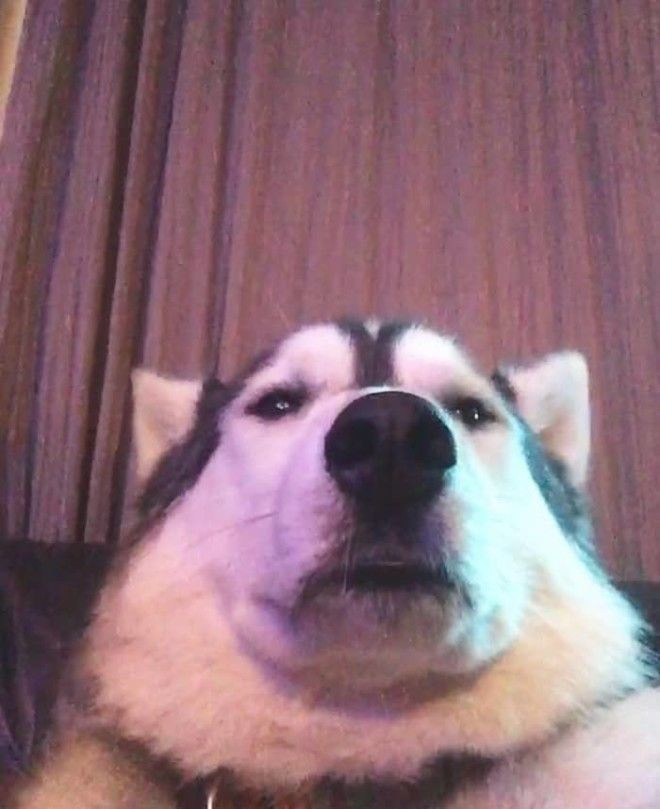
#> input picture cours/CM/asset/old_dog.jpg, 660 x 809 px
$ jupyter execute '02-Parameterized Learning.ipynb'   (shell and % lines are left out)
#> lines starting #> are read from the running program, lines starting #| are printed output that depends on the picture
# Apprentissage Paramétrisé

Le classificateur k-NN (k-Nearest Neighbors) – un modèle d'apprentissage automatique si simple **qu'il ne réalise aucun "apprentissage" au sens propre.**
Nous n'avons qu'à stocker les données d'entraînement dans le modèle, puis effectuer les prédictions au moment du test en comparant les points de données test avec les données d'entraînement.

## Comment "apprendre" quelque chose ?

### Paramétrisation
La **paramétrisation** est le processus de définition des paramètres nécessaires d’un modèle donné.

### Fonction de Perte (Loss Function)
Une fonction de perte quantifie dans quelle mesure les étiquettes prédites sont en accord avec les étiquettes de vérité terrain.
**Illustration :**

### Poids et biais (Weights and Biases)
- La **matrice de poids**, généralement notée **W**, et le **vecteur de biais**, noté **b**, sont appelés paramètres du classificateur.
Ces paramètres sont ajustés lors de l’entraînement pour augmenter l’exactitude des classifications, en fonction du retour de la fonction de perte.

#### Biais
Un **valeur de biais permet de décaler la fonction d'activation vers la gauche ou la droite**, ce qui peut être indispensable pour un apprentissage réussi.
Par exemple :
Sans biais :

Avec biais (décalage vers la droite) :

Ainsi, le réseau peut produire une sortie de 0 lorsque **x = 2** grâce au biais ajouté.

# Classification Linéaire

Supposons que notre ensemble d’entraînement soit représenté par **xi**, où chaque image possède une étiquette de classe associée **yi**.
Avec :
- **i = 1, ..., N** (N points de données)
- **yi = 1, ..., K** (K classes uniques possibles)

Cela signifie que nous avons **N** points de données de dimensionnalité **D**, répartis dans **K catégories uniques**.

### Fonction de Score
Nous cherchons une fonction de score **f** qui associe chaque image à des scores de classe.
Une méthode simple consiste à utiliser un mappage linéaire :

**f(xi, W, b) = W · xi + b**
où :
- **W · xi** désigne le produit scalaire entre **W** et **xi**.

### Illustration : Produit Scalaire
Voici une illustration simple du produit scalaire :

## Demo

[cell 1]
import numpy as np


class LinearLayer:
    def __init__(self, input_dim, output_dim):
        # Initialisation des paramètres de la couche linéaire.
        # La matrice de poids ("weights") est initialisée de manière aléatoire en utilisant une distribution normale.
        # Les poids ont des dimensions correspondant respectivement aux entrées (input_dim) et aux sorties (output_dim).
        self.weights = np.random.randn(input_dim, output_dim)

        # Le biais ("bias") est également initialisé de manière aléatoire avec une taille équivalente au nombre de sorties (output_dim).
        # Chaque biais est associé à une sortie particulière.
        self.bias = np.random.randn(output_dim)

    def forward(self, inputs):
        # La méthode "forward" effectue une passe avant de la couche (c'est-à-dire un calcul simple des activations).
        # Le produit matriciel entre les entrées ("inputs") et les poids ("weights") est calculé,
        # suivi de l'ajout du biais ("bias") correspondant à chaque sortie.
        # Renvoie les activations de sortie.
        return np.dot(inputs, self.weights) + self.bias


labels = ["dog", "cat", "panda"]
np.random.seed(2)

# Taille d'une image carrée (par exemple, 32x32 pixels pour une seule dimension, largeur ou hauteur).
image_size = 32

# Par défaut, les images sont en niveaux de gris avec un seul canal de couleur.
color_chan = 1

# Initialisation d'une instance de la classe LinearLayer.
# Les dimensions d'entrée sont le produit de la taille de l'image et du nombre de canaux (taille totale de l'image aplatie en un vecteur unique).
# Les dimensions de sortie correspondent au nombre de catégories/labels possibles (3 : "dog", "cat", "panda").
# image_size * image_size * color_chan = 1024
layer = LinearLayer(image_size * image_size * color_chan, len(labels))

[cell 2]
print(layer.weights.shape)
layer.weights

[cell 3]
import cv2
from matplotlib import pyplot as plt

# load our example image, resize it, and then flatten it into our
# "feature vector" representation
orig = cv2.imread("./asset/old_dog.jpg", cv2.IMREAD_GRAYSCALE)
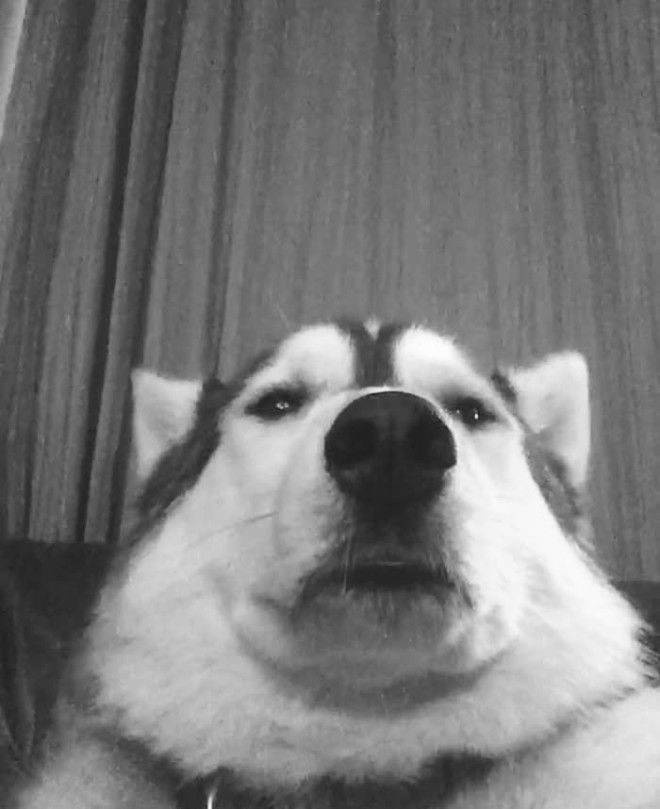
#> orig: shape (809, 660); min 27, max 255, mean 121.1
plt.imshow(orig, cmap='gray')
plt.show()
x = cv2.resize(orig, (32, 32)).flatten()
#> x = 1024 values, max 251 at index 436, min 35 at index 564, mean 121.1
# 32 * 32 (1024,) features
print(x.shape)
#| (1024,)

[cell 4]
# Calcul des scores de sortie en effectuant une passe avant avec la méthode forward de la couche.
# Cela inclut deux étapes principales :
# 1. Produit matriciel entre les poids de la couche et les images (vecteurs d'entrée "x").
# 2. Ajout des biais à chaque sortie pour introduire une translation et permettre un décalage dans les activations.
scores = layer.forward(x)
#> scores = [-3997.9, -481.5, 1097.7]
for (label, score) in zip(labels, scores):
    print("[INFO] {}: {:.2f}".format(label, score))
#> this loop made 3 passes
#> (label, score) on passes 1 to 3: ('dog', -3997.9), ('cat', -481.5), ('panda', 1097.7)
#| [INFO] dog: -3997.94
#| [INFO] cat: -481.46
#| [INFO] panda: 1097.66

# Descente de Gradient (Optimiseur) en 5 minutes

### Explication simple :
- À gauche, vous voyez Bob le robot.
- La tâche de Bob est d'explorer notre **paysage de perte** pour descendre jusqu'au **bas du bassin**.
- Cependant, Bob ne dispose que d'un seul capteur : sa **fonction de perte (L)**.

Ce capteur lui permet de prendre ses paramètres, **W** et **b**, et de calculer une **fonction de perte (L)**.
Mais Bob n'a absolument **aucune idée dans quelle direction** il doit bouger pour atteindre le fond du bassin.

### **Quelle est la solution ?**
**La réponse : appliquer la descente de gradient.**
Pour cela, Bob doit simplement suivre la **pente** donnée par le **gradient** par rapport aux dimensions **W** et **b**.

Mais qu'est-ce que le **gradient**, exactement ?

---

## Le Gradient : Définition et Intuition

### Définition mathématique :
Le **gradient** est un **vecteur** qui indique la direction du plus grand taux de variation d'une fonction.
- Si notre fonction est une **fonction de perte** ( L(W, b) ), le gradient pointe dans la direction où ( L ) augmente le plus rapidement.
- Donc, pour minimiser ( L ), nous allons dans la direction opposée au gradient.

En termes simples :
Le gradient agit comme une **boussole** qui indique la direction pour réduire la perte.

### Formule générale :
Pour une fonction ( L(x_1, x_2, ..., x_n) ), le gradient est défini comme :

$$
\nabla L = \left[ \frac{\partial L}{\partial x_1}, \frac{\partial L}{\partial x_2}, \dots, \frac{\partial L}{\partial x_n} \right]
$$

Où chaque composante correspond à la dérivée partielle par rapport à une dimension ( x_i ).
Ce vecteur indique dans quelle direction modifier chaque paramètre pour réduire ( L ).

---

### Intuition géométrique :
1. Imaginez une colline ou une vallée dans un espace tridimensionnel.
2. Le gradient vous donne la **pente** la plus raide de la colline.
3. Descendre cette pente vous rapproche du point le plus bas (minimum).

Dans un espace multidimensionnel, le concept est similaire, mais il devient difficile à visualiser. Cependant, le gradient joue toujours le rôle de "pente généralisée".

---

### Rôle clé en apprentissage automatique :
- **But principal : Minimiser la perte.**
- Le gradient indique comment ajuster les paramètres, comme les poids (**W**) et les biais (**b**), pour réduire les erreurs.
- En appliquant l'algorithme de **descente de gradient**, on itère pas à pas jusqu'à trouver l'ensemble de paramètres qui minimise la fonction de perte ( L ).

---

## Pseudo-code illustratif : Descente de Gradient

```python
while True:
    Wgradient = evaluate_gradient(loss, data, W)  # Calcul du gradient
    W += -alpha * Wgradient                      # Mise à jour des paramètres avec le gradient
```

### Détails :
- **evaluate_gradient** calcule le vecteur du gradient. Par exemple, si ( **W** ) a 10 dimensions, nous obtenons un vecteur avec 10 valeurs (1 pour chaque dimension).
- La variable **Wgradient** contient les dérivées partielles pour chaque dimension.
- Nous modifions chaque paramètre ( W_i ) en suivant la direction **opposée** au gradient (multiplié par le taux d'apprentissage alpha)

$$
\alpha\
$$.

---

### Ajustement du **taux d'apprentissage** alpha :
- **alpha trop élevé :** Avance vite, mais risque de diverger ou de manquer le minimum global.
- **alpha trop faible :** Peut converger lentement, très long à entraîner.
- **Objectif :** Trouver une valeur équilibrée pour alpha.

---

## Exemple : Descente de Gradient appliquée à une fonction d'activation Sigmoïde

### Sigmoïde : Une fonction couramment utilisée
La fonction sigmoïde est définie comme :

$$
\sigma(x) = \frac{1}{1 + e^{-x}}
$$

Elle a une forme en "S" et est utilisée pour "aplatir" les valeurs d'entrée dans un intervalle entre 0 et 1. Voici une représentation graphique :

[cell 5]
class LinearLayer:
    def __init__(self, input_dim, output_dim):
        # Initialize la matrice de poids (weights) et le vecteur de biais (bias) avec des valeurs aléatoires
        # Les poids sont initialisés avec des petites valeurs proches de zéro dans le but d'éviter des gradients explosifs
        self.weights = np.random.randn(input_dim, output_dim) * 0.01  # On réduit l'échelle des poids
        self.bias = np.zeros(output_dim)  # Les biais sont initialisés à zéro
        self.input_dim = input_dim
        self.output_dim = output_dim

    def sigmoid(self, x):
        # Implémentation de la fonction d'activation sigmoid : f(x) = 1 / (1 + exp(-x))
        return 1 / (1 + np.exp(-x))

    def sigmoid_derivative(self, z):
        # Calcul de la dérivée de la fonction sigmoid
        # La dérivée de sigmoid est : f'(x) = f(x) * (1 - f(x)), où f(x) est sigmoid
        sig = self.sigmoid(z)
        return sig * (1 - sig)

    def forward(self, inputs):
        # On calcule la sortie de la couche linéaire suivie de la fonction d'activation sigmoid
        # 1. Produit matriciel entre les entrées et les poids (inputs * weights)
        # 2. Ajout du biais
        # 3. Application de l'activation sigmoid
        return self.sigmoid(np.dot(inputs, self.weights) + self.bias)

    def backward(self, batch_x, batch_y, preds, learning_rate):
        # Rétropropagation pour ajuster les poids et les biais en fonction des erreurs calculées

        # Étape 1 : Calcul de l'erreur entre les prédictions (preds) et les vraies valeurs (batch_y)
        error = preds - batch_y

        # Une métrique de performance - Somme des carrés des erreurs (Loss quadratique)
        loss = np.sum(error ** 2)  # Ici, on retourne ultérieurement cette "perte" pour évaluer la performance

        # Étape 2 : Calcul du gradient pour la mise à jour des paramètres
        # On multiplie l'erreur par la dérivée de la sigmoid pour évaluer l'erreur propagée
        d = self.sigmoid_derivative(preds) * error

        # Calcul du gradient des poids : multiplication matricielle entre (batch_x.T) et d
        gradient = batch_x.T.dot(d)

        # Calcul du gradient pour le biais : somme de l'erreur propagée sur le batch
        bias_gradiant = np.sum(d, axis=0)

        # Étape 3 : Mise à jour des poids et des biais avec la descente de gradient
        # Règle de l'ajustement: paramètres nouveaux = paramètres anciens - (learning_rate * gradient)
        self.weights = self.weights - learning_rate * gradient
        self.bias = self.bias - learning_rate * bias_gradiant

        # Retourner la perte (loss) pour le suivi de la convergence
        return loss

### Build small dataset

[cell 6]
from sklearn.datasets import make_blobs
from sklearn.model_selection import train_test_split

# Génère un problème de classification binaire avec 1 000 points de données,
# où chaque point est représenté par un vecteur de 2 caractéristiques (dimensions).
# make_blobs permet de créer artificiellement des données regroupées en "clusters"
# et bien adaptées aux algorithmes de classification supervisée.
X, y = make_blobs(n_samples=1000,  # Nombre total de points de données
                  centers=2,  # Nombre de classes ou de clusters (ici, 2 classes)
                  n_features=2,  # Nombre de caractéristiques par point de données (2D)
                  random_state=22)

# Comme notre algorithme (implémentation actuelle) attend que y soit en 2 dimensions,
# on ajoute une dimension supplémentaire à y en utilisant np.newaxis.
# Cela transforme y d'un vecteur 1D (ex. [0, 1, 0, ...]) en un tableau 2D (ex. [[0], [1], [0], ...]).
y = y[:, np.newaxis]

# Affiche la forme de X : X est une matrice contenant 1 000 points de données (samples),
# chaque point ayant deux dimensions ou caractéristiques.
print(X.shape)  # (1000, 2)

# Affiche la forme de y : y est un vecteur 2D contenant 1 000 labels (1 par point),
# où chaque label appartient à une des deux classes, représentées par les valeurs 0 ou 1.
print(y.shape)  # (1000, 1)

[cell 7]
# Scatter plot
plt.scatter(X[:, 0], X[:, 1], c=y[:, 0])

# Display the plot
plt.show()
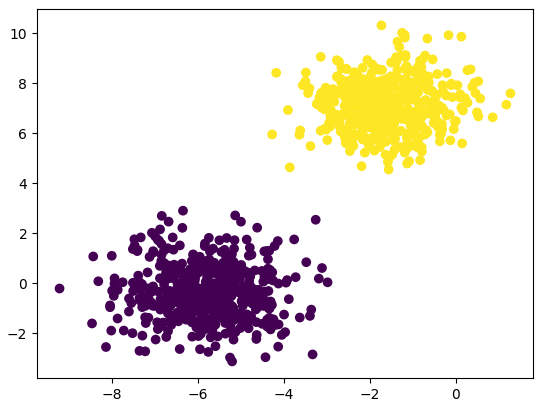
#> figure drawn by matplotlib, 1 panel

[cell 8]
# Split du jeu de donnée en train et test
X_train, X_test, y_train, y_test = train_test_split(X, y, test_size=0.5, random_state=42)
print(X_train.shape)
print(y_train.shape)

### Creat train loop

[cell 9]
# Création d'une couche linéaire prenant comme entrée des vecteurs avec 2 caractéristiques
# (X.shape[1] correspond au nombre de colonnes/métriques de la matrice d'entrée X),
# et produisant une seule sortie (1 label, par ex., pour une tâche de classification binaire).
layer = LinearLayer(X.shape[1], 1)

# Définition du taux d'apprentissage (learning rate)
learning_rate = 0.01

# Nombre d'itérations (epochs) que l'algorithme parcourra sur les données pour entraîner le modèle.
num_epochs = 100

# Boucle principale d'entraînement : passe à travers le dataset `num_epochs` fois.
for epoch in range(num_epochs):
    # Étape 1 : Propagation avant (Forward pass)
    # Calcul des prédictions en passant les données d'entraînement (X_train)
    # à travers la couche linéaire et la fonction d'activation (sigmoid).
    preds = layer.forward(X_train)

    # Étape 2 : Rétropropagation (Backward pass)
    # Calcul des gradients des poids et des biais, mise à jour des paramètres
    # avec la descente de gradient, et calcul de la perte (loss).
    # Le `loss` sert à quantifier l'écart entre les prédictions et les vraies valeurs (y_train).
    loss = layer.backward(X_train, y_train, preds, learning_rate)
    if epoch % 10 == 0:
        print(f"Epoch {epoch}, Loss: {loss}")
        print(f"""Y train
{y_train[:4]}  # Affichage des 4 premières vraies valeurs (y_train)
Y preds
{np.round(preds[:4], 4)}""")
